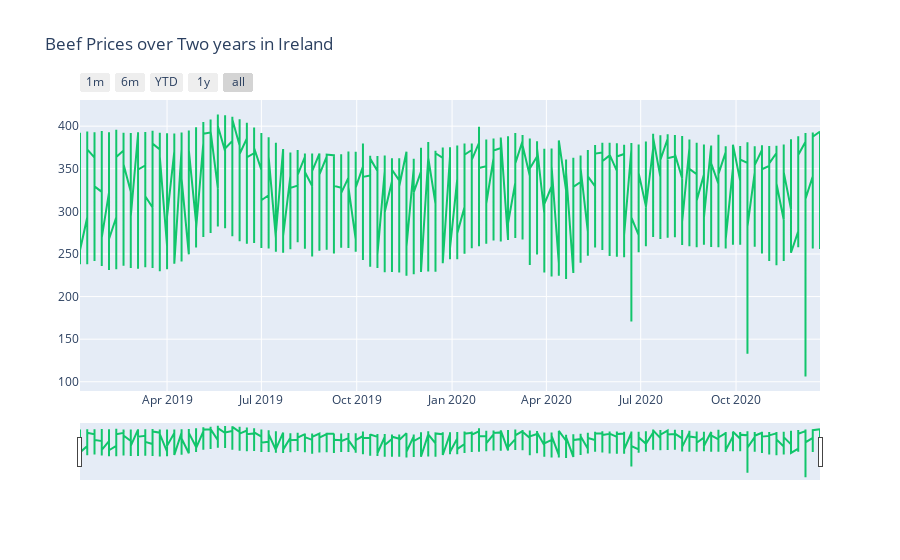

Notebook cell for this chart:
### Code cell
timeseries("Beef Prices over Two years in Ireland",df_dict['IE'].beginDate,df_dict['IE'].price,"#11C56B")

### Figure 1 — Plotly figure (JSON) as saved in the notebook; plotly's stock layout.template omitted (floating-point values rounded to 4 significant figures; data arrays with more than 128 entries replaced by an {"elided": "..."} marker saying what was removed)
{"data": [{"fillcolor": "black", "line": {"color": "#11C56B"}, "type": "scatter", "x": {"elided": "3609 str values"}, "y": {"elided": "3609 float values"}}], "layout": {"title": {"text": "Beef Prices over Two years in Ireland"}, "xaxis": {"rangeselector": {"buttons": [{"count": 1, "label": "1m", "step": "month", "stepmode": "backward"}, {"count": 6, "label": "6m", "step": "month", "stepmode": "backward"}, {"count": 1, "label": "YTD", "step": "year", "stepmode": "todate"}, {"count": 1, "label": "1y", "step": "year", "stepmode": "backward"}, {"step": "all"}]}, "rangeslider": {"visible": true}, "type": "date"}}}
